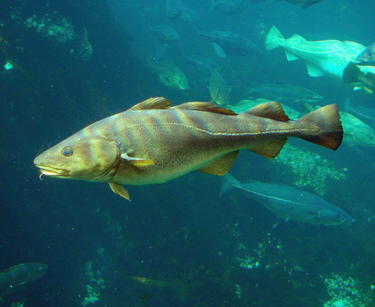
#> input picture images/fish.bmp, 375 x 307 px
$ jupyter execute 'Hybrid images.ipynb'
#> lines starting #> are read from the running program, lines starting #| are printed output that depends on the picture
[cell 1]
import numpy as np
import cv2
import matplotlib.pyplot as plt

[cell 2]
fish = cv2.imread('images/fish.bmp', cv2.IMREAD_COLOR)
#> fish is the input picture: shape (307, 375, 3); mean B, G, R 98.4, 95.5, 27.2
submarine = cv2.imread('images/submarine.bmp', cv2.IMREAD_COLOR)
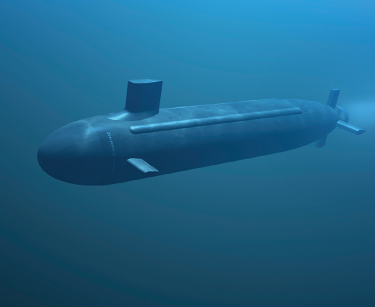
#> input picture images/submarine.bmp, 375 x 307 px
#> submarine is the input picture: shape (307, 375, 3); mean B, G, R 136.3, 99.7, 29.4

[cell 3]
plt.imshow(cv2.cvtColor(fish, cv2.COLOR_BGR2RGB))
plt.axis('off')
plt.show()

plt.imshow(cv2.cvtColor(submarine, cv2.COLOR_BGR2RGB))
plt.axis('off')
plt.show()

[cell 4]
# ensure same sizes

[cell 5]
# low pass einstein, high pass monroe
submarine_low_passed = cv2.GaussianBlur(submarine, (13, 13), 0)
fish_high_passed = fish - cv2.GaussianBlur(fish, (13, 13), 0)
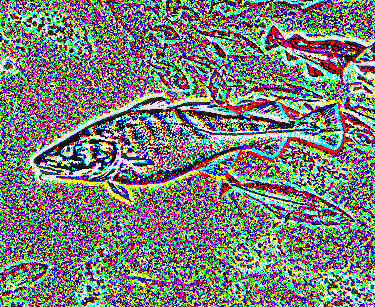
#> fish_high_passed: shape (307, 375, 3); mean B, G, R 120.9, 126.5, 121.9

[cell 6]
plt.imshow(cv2.cvtColor(submarine_low_passed, cv2.COLOR_BGR2RGB))
plt.axis('off')
plt.show()

plt.imshow(cv2.cvtColor(fish_high_passed, cv2.COLOR_BGR2RGB))
plt.axis('off')
plt.show()

[cell 7]
hybrid = submarine_low_passed + fish_high_passed
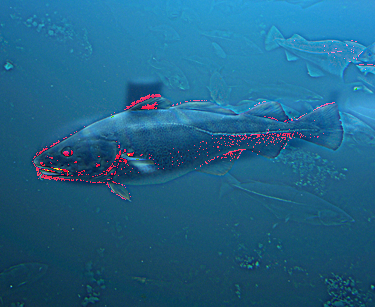
#> hybrid: shape (307, 375, 3); mean B, G, R 136.3, 99.7, 32.1
# show all 3 images side by side
plt.figure(figsize=(15, 5))
plt.subplot(1, 3, 1)
plt.imshow(cv2.cvtColor(submarine, cv2.COLOR_BGR2RGB))
plt.title('Submarine')
plt.axis('off')

plt.subplot(1, 3, 2)
plt.imshow(cv2.cvtColor(fish, cv2.COLOR_BGR2RGB))
plt.title('Fish')
plt.axis('off')

plt.subplot(1, 3, 3)
plt.imshow(cv2.cvtColor(hybrid, cv2.COLOR_BGR2RGB))
plt.title('Hybrid')
plt.axis('off')

plt.show()
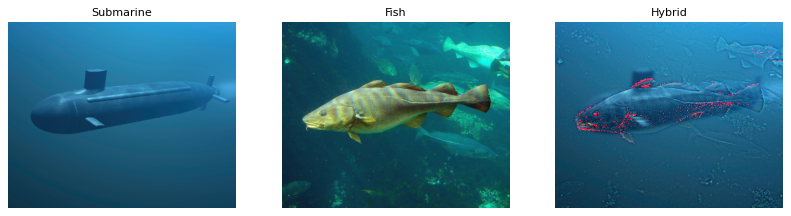
#> figure drawn by matplotlib, 3 panels
